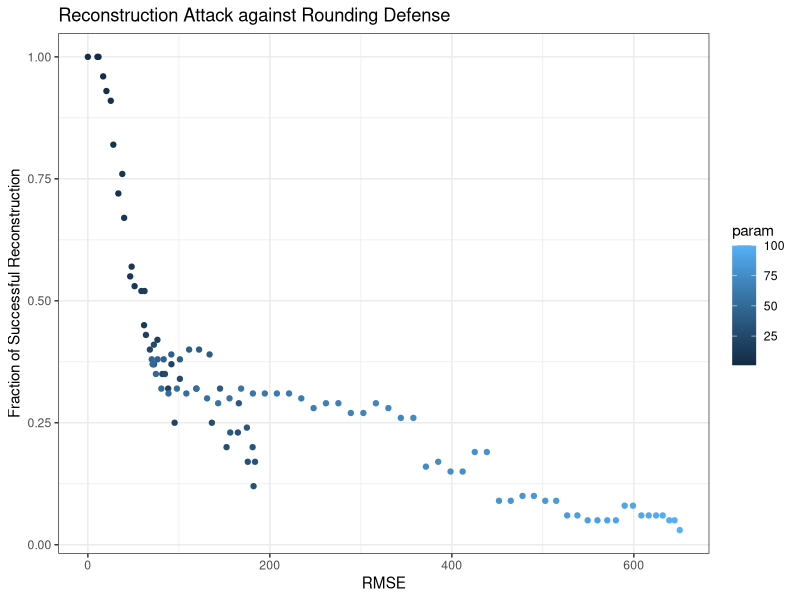
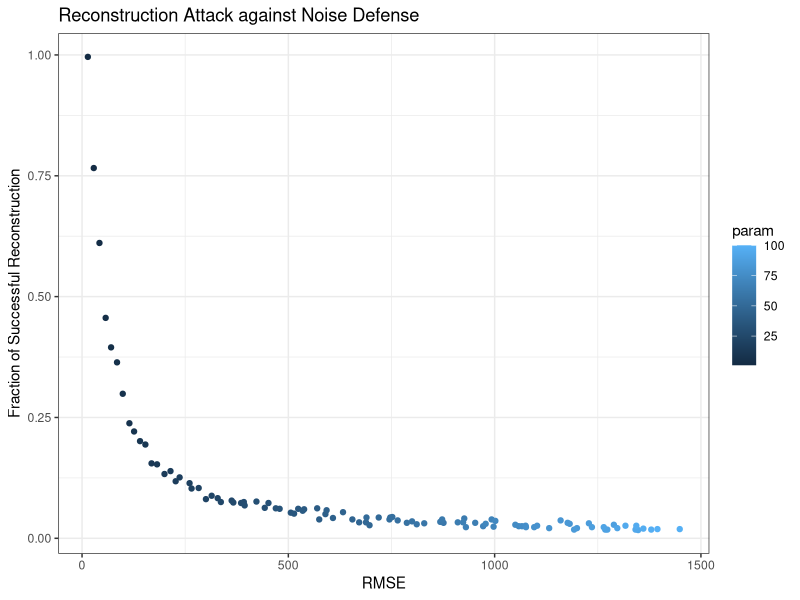
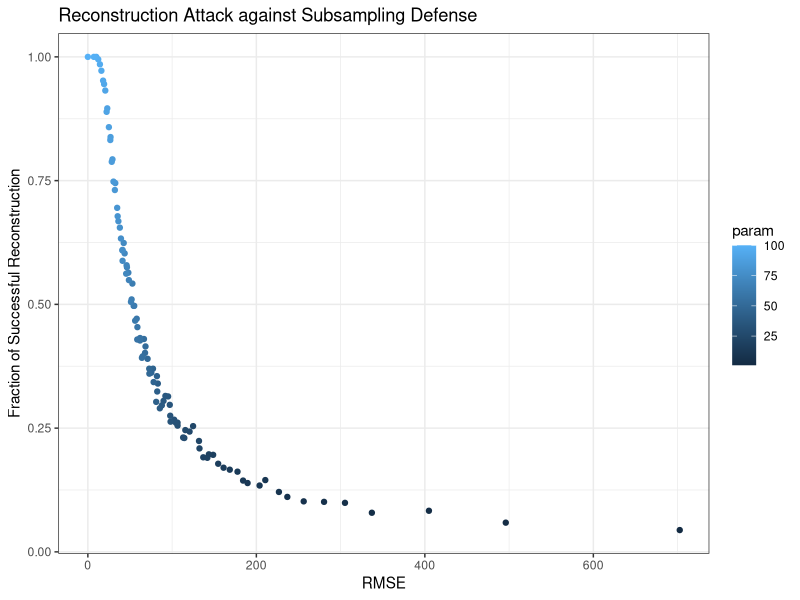

These charts were generated, in order, by the following R code:
##
## q2.r
##
## Regression based attack against various defense mechanisms
##
## JH 2019/02/21
##

library(ggplot2)    # using ggplot graphing libraries (optional)

##### Parameters

set.seed(123)       # RNG seed
n <- 100            # Dataset size
k.trials <- 2 * n   # Number of queries
exp.n <- 10          # Number of experiments at each step

##### Data

# read in the data
sample.data <- read.csv('FultonPUMS5sample100.csv')

# get sensitive data (USCITIZEN)
sensitive.var <- "uscitizen"
sensitive.data <- sample.data[, sensitive.var]


##### Querying Mechanisms (including defenses)

# standard query of the dataset
query <- function(data, pred) {
  # extract data subset according to specified predicate
  subset <- data[pred]
  # calculate desired sum
  sum <- sum(subset)
  sum
}

# query w/ defense by rounding to nearest multiple of R
query.rounding <- function(data, pred, r) {
  # get actual query
  sum <- query(data, pred)
  # apply rounding defense
  sum.rounded <- round(sum / r) * r
  sum.rounded
}

# query w/ defense by adding Gaussian noise
query.noisy <- function(data, pred, sigma) {
  # get actual query
  sum <- query(data, pred)
  # apply Gaussian noise as defense
  sum.noisy <- sum + rnorm(1, 0, sigma)
  sum.noisy
}

# query w/ defense by subsampling t out of n rows
query.subsampling <- function(data, pred, t) {
  # create subsample T with t out of n rows
  T.rows <- sample(length(data), t)
  # extract data subset from subsample according to specified predicate
  T.data <- data[T.rows]
  # get actual query on this subsample
  sum <- query(T.data, pred[T.rows])
  # scale up
  sum.sub <- sum * length(data) / t
  sum.sub
}


##### Define Predicates

# define predicates for the 2n queries
predicates <- matrix(NA, nrow = k.trials, ncol = n)

# helper function to determine membership in pred matrix
pred.membership <- function(row.temp) {
  bool.membership <- FALSE
  for (i in 1:200) {
    bool.membership <- bool.membership ||
      isTRUE(all.equal(row.temp, predicates[i,]))
  }
  bool.membership
}

# generate 2n predicates
for (pred.index in 1:k.trials) {
  # generate possible predicate (boolean array)
  pred.temp <- sample(c(TRUE, FALSE), n, replace = TRUE)
  # keep generating until unique found
  # (inefficient but workable for this size)
  while (pred.membership(pred.temp)) {
    pred.temp <- sample(c(TRUE, FALSE), n, replace = TRUE)
  }
  # store the predicate
  predicates[pred.index,] <- pred.temp
}


#### Main Reconstruction Attack function
# takes a defense query mechanism and name of defense
# makes the attack and plots the results
reconstruction <- function (query.function, defense.name) {
  results <- data.frame(param=integer(), rmse=numeric(), frac=numeric())
  # loop through different parameter values
  for (param.value in 1:n) {
    # make 10 experiments each time, storing each RMSE and fraction of success
    experiments.rmse <- vector("numeric", exp.n)
    experiments.frac <- vector("numeric", exp.n)
    for (exp.index in 1:exp.n) {
      squared.errors <- c()
      history <- matrix(NA, nrow = k.trials, ncol = (n + 1))
      
      ##### Run Queries
      # make the 2n queries using the generated predicates
      for (pred.index in 1:k.trials) {
        # extract predicate
        pred.current <- predicates[pred.index,]
        # get standard query and query with defense
        q.standard <- query(sensitive.data, pred.current)
        q.defense <- query.function(sensitive.data, pred.current, param.value)
        # save this query (result w/ defense + predicate) to history table
        history[pred.index,] <- c(q.defense, as.numeric(pred.current))
        # calculate and store squared errors
        squared.errors <- c(squared.errors, (q.defense - q.standard) ** 2)
      }
      # calculate RMSE for this experiment
      experiments.rmse[exp.index] <- sqrt(sum(squared.errors))
      
      # convert into dataframe
      xnames <- paste("x", 1:n, sep="")
      varnames <- c("y", xnames)
      release.data <- as.data.frame(history)
      names(release.data) <- varnames
      
      ##### Regression Attack
      # attack formula
      attack.formula <- paste(xnames, collapse=" + ")
      attack.formula <- paste("y ~ ", attack.formula, "-1")
      attack.formula <- as.formula(attack.formula)
      attack.output <- lm(attack.formula, data=release.data)
      # regression coefficient estimates
      attack.estimates <- attack.output$coef
      # estimates rounded to give reconstruction predictions
      attack.reconstructed <- round(attack.estimates)
      # calculate fraction successfully reconstructed
      experiments.frac[exp.index] <-
        sum(attack.reconstructed == sensitive.data) / n
    }
    # append the avg of the 10 experiments for this particular parameter value
    results <- rbind(results,
                     c(param.value, mean(experiments.rmse), mean(experiments.frac)))
  }
  
  names(results) <- c("param", "rmse", "frac")
  
  
  ##### Visualization of results
  # plot the result
  ggplot(results, aes(x=rmse, y=frac)) + 
    geom_point(aes(color=param)) + 
    ylab("Fraction of Successful Reconstruction") +
    xlab("RMSE") +
    ggtitle(paste("Reconstruction Attack against", defense.name)) + 
    theme_bw()
  # plot(results$frac, results$rmse) # use this instead if no ggplot
}

# make the calls to the reconstruction attack function
reconstruction(query.rounding, "Rounding Defense")
reconstruction(query.noisy, "Noise Defense")
reconstruction(query.subsampling, "Subsampling Defense")
